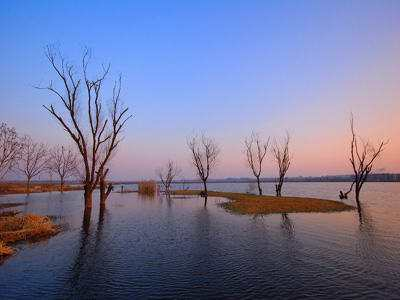
#> input picture opencvStudy/img/test.jpg, 400 x 300 px, found by its file name
$ python houghLineTest.py
#> lines starting #> are read from the running program, lines starting #| are printed output that depends on the picture; after the words box and inside, x2 and y2 are one past the last pixel; in counts of white or black regions, pixels touching at a corner belong together; long printed decimals are rounded
#coding=utf-8
import cv2
import numpy as np

# Hough直线检测
# Hough变换是经典的检测直线的算法。
# 其最初用来检测图像中的直线，
# 同时也可以将其扩展，以用来检测图像中简单的结构。

img = cv2.imread("img\\test.jpg", 0)
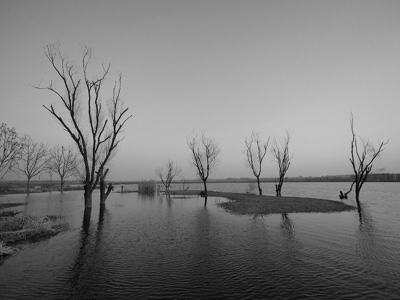
#> img: shape (300, 400); min 0, max 231, mean 124.3

img = cv2.GaussianBlur(img, (3, 3), 0)
edges = cv2.Canny(img, 50, 150, apertureSize=3)
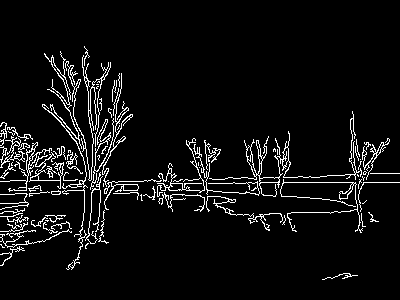
#> edges: shape (300, 400); 5.9% white in thin lines or dots, all inside (x1, y1, x2, y2) = (0, 46, 400, 280)
lines = cv2.HoughLines(edges, 1, np.pi/180, 118) #这里对最后一个参数使用了经验型的值
#> lines = [[182, 1.57], [186, 1.54], [187, 1.55], [179, 1.59], [176, 1.64], [181, 1.55], [190, 1.57], [194, 1.52]]
result = img.copy()
for line in lines[0]:
    rho = line[0] #第一个元素是距离rho
    theta = line[1] #第二个元素是角度theta
    print(rho)
    print(theta)
    if (theta < (np.pi/4.0)) or (theta > (3.*np.pi/4.0)): #垂直直线
                #该直线与第一行的交点
        pt1 = (int(rho/np.cos(theta)), 0)
        #该直线与最后一行的焦点
        pt2 = (int((rho-result.shape[0]*np.sin(theta))/np.cos(theta)), result.shape[0])
        #绘制一条白线
        cv2.line(result, pt1, pt2, 255)
    else: #水平直线
        # 该直线与第一列的交点
        pt1 = (0, int(rho/np.sin(theta)))
        #该直线与最后一列的交点
        pt2 = (result.shape[1], int((rho-result.shape[1]*np.cos(theta))/np.sin(theta)))
        #绘制一条直线
        cv2.line(result, pt1, pt2, 255, 1)
#> this loop made 1 pass
#> (rho, theta, pt1, pt2) on pass 1: (182, 1.57, (0, 182), (400, 182))
#| 182.0
#| 1.571
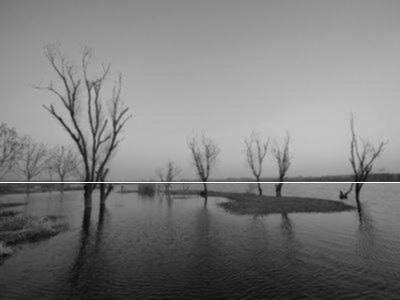
#> result: shape (300, 400); min 12, max 255, mean 124.8

cv2.imshow('Canny', edges)
cv2.imshow('Result', result)
cv2.waitKey(0)
cv2.destroyAllWindows()
